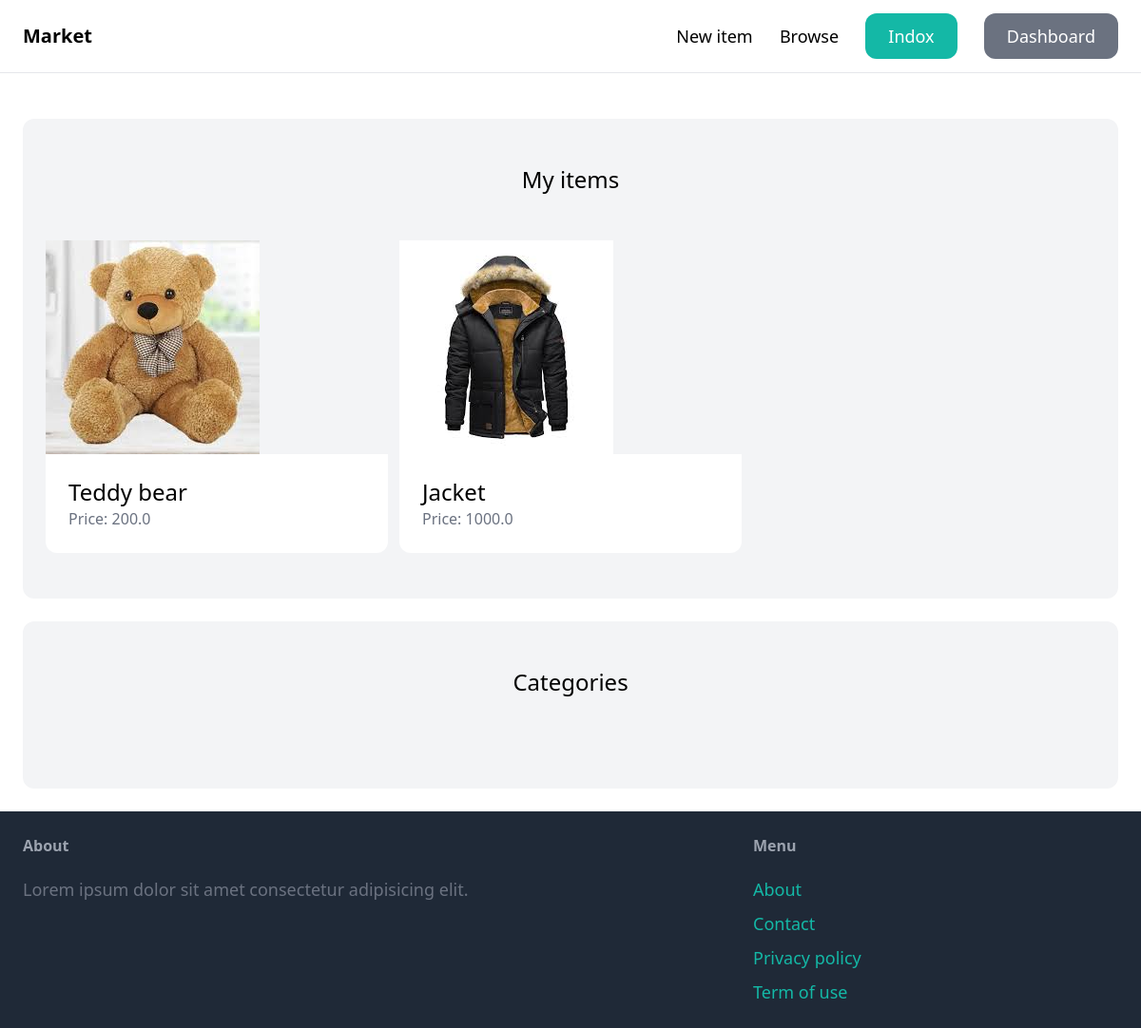
Before: /dashboard/ (signed in) with the older database file.
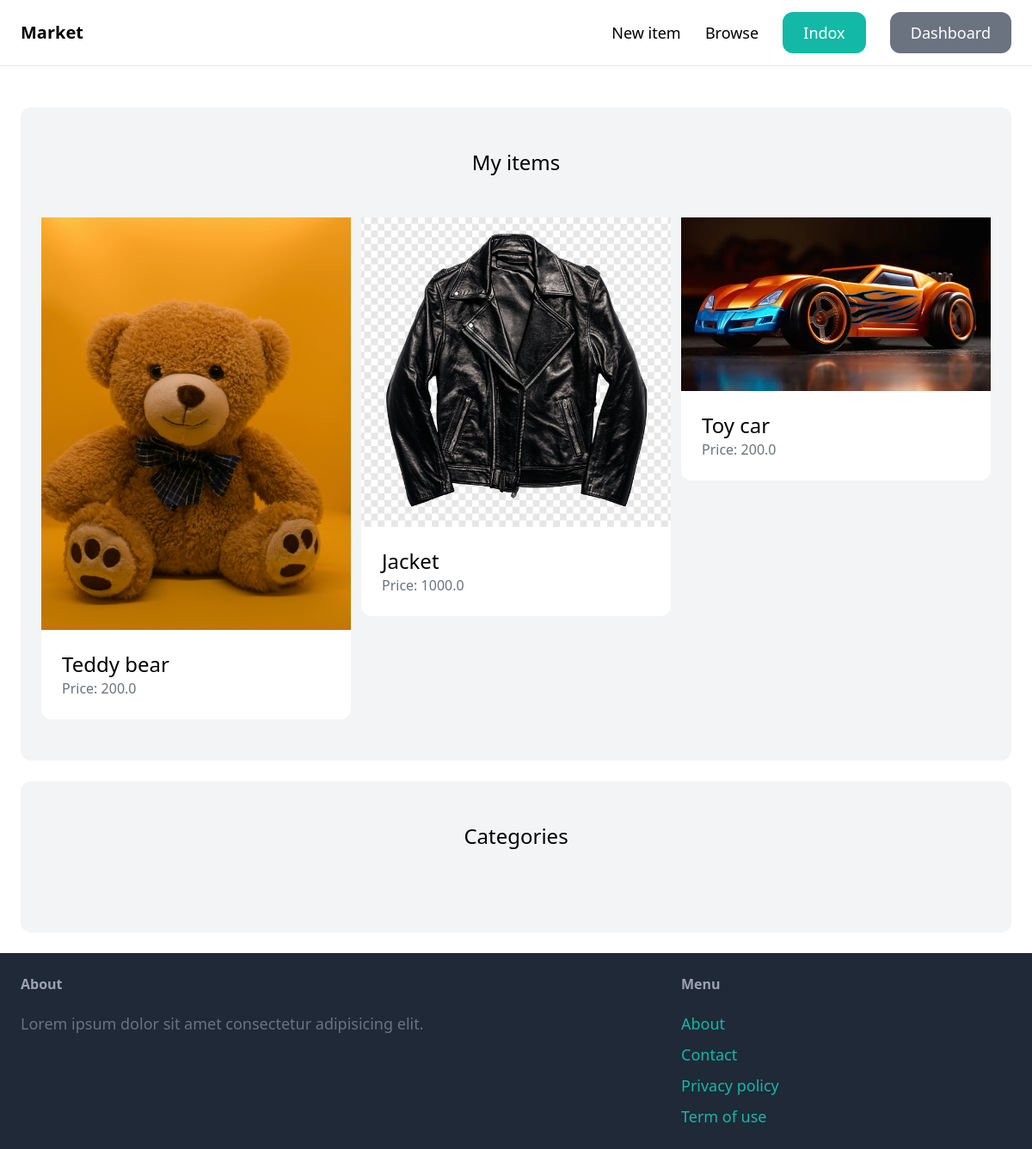
After: the same page with the newer database file.
### items/models.py (models this page shows, shortened)
class Item(models.Model):
    category = models.ForeignKey(Category, related_name='items', on_delete=models.CASCADE)
    name = models.CharField(max_length=255)
    description = models.TextField(blank=True, null=True)
    price = models.FloatField()
    image = models.ImageField(upload_to ='item_images', blank=True, null=True)
    is_sold = models.BooleanField(default = False)
    created_by = models.ForeignKey(User, related_name='items', on_delete=models.CASCADE)
    created_at = models.DateTimeField(auto_now_add=True)

### dashboard/views.py (the view)
# urls.py: path('',views.index, name='index'),
@login_required
def index(request):
    items= Item.objects.filter(created_by = request.user)
    return render(request, 'dashboard/index.html',{
        'items':items
    })

### dashboard/templates/dashboard/index.html (shortened to what this page needs)
{% extends 'app/base.html' %}
{% block content%}
<div class="mt-6 px-6 py-12 bg-gray-100 rounded-xl">
    <h2 class="mb-12 text-12 text-2xl text-center">My items</h2>
    <div class="grid grid-cols-3 gap-3">
        {% for item in items %}
        <div>
            <a href="{% url 'item:detail' item.id %}">
                <div>
                    <img src="{{ item.image.url }}" class="rounted-t-xl" >
                </div>
                <div class="p-6 bg-white rounded-b-xl">
                    <h2 class="text-2xl">{{ item.name }}</h2>
                    <p class="text-gray-500">Price: {{ item.price }}</p>
                </div>
            </a>
        </div>
        {% endfor %}
    </div>
</div>
<div class="mt-6 px-6 py-12 bg-gray-100 rounded-xl">
    <h2 class="mb-12 text-12 text-2xl text-center">Categories</h2>
</div>
{% endblock %}

Changed rows visible on the page:
changed Item "Teddy bear": image: a different picture
changed Item "Jacket": image: a different picture
added Item: image (picture), name "Toy car", price "200.0"
